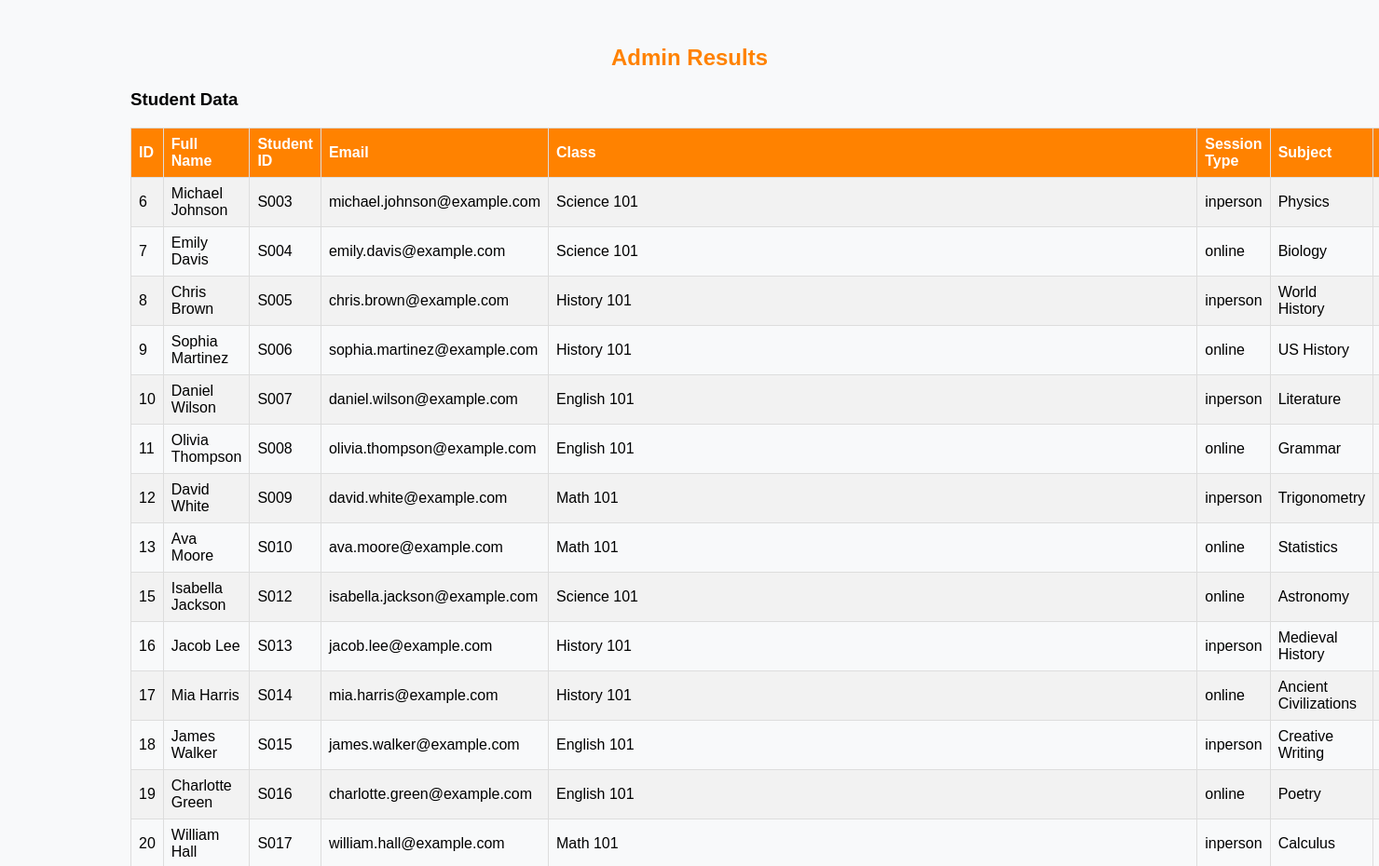
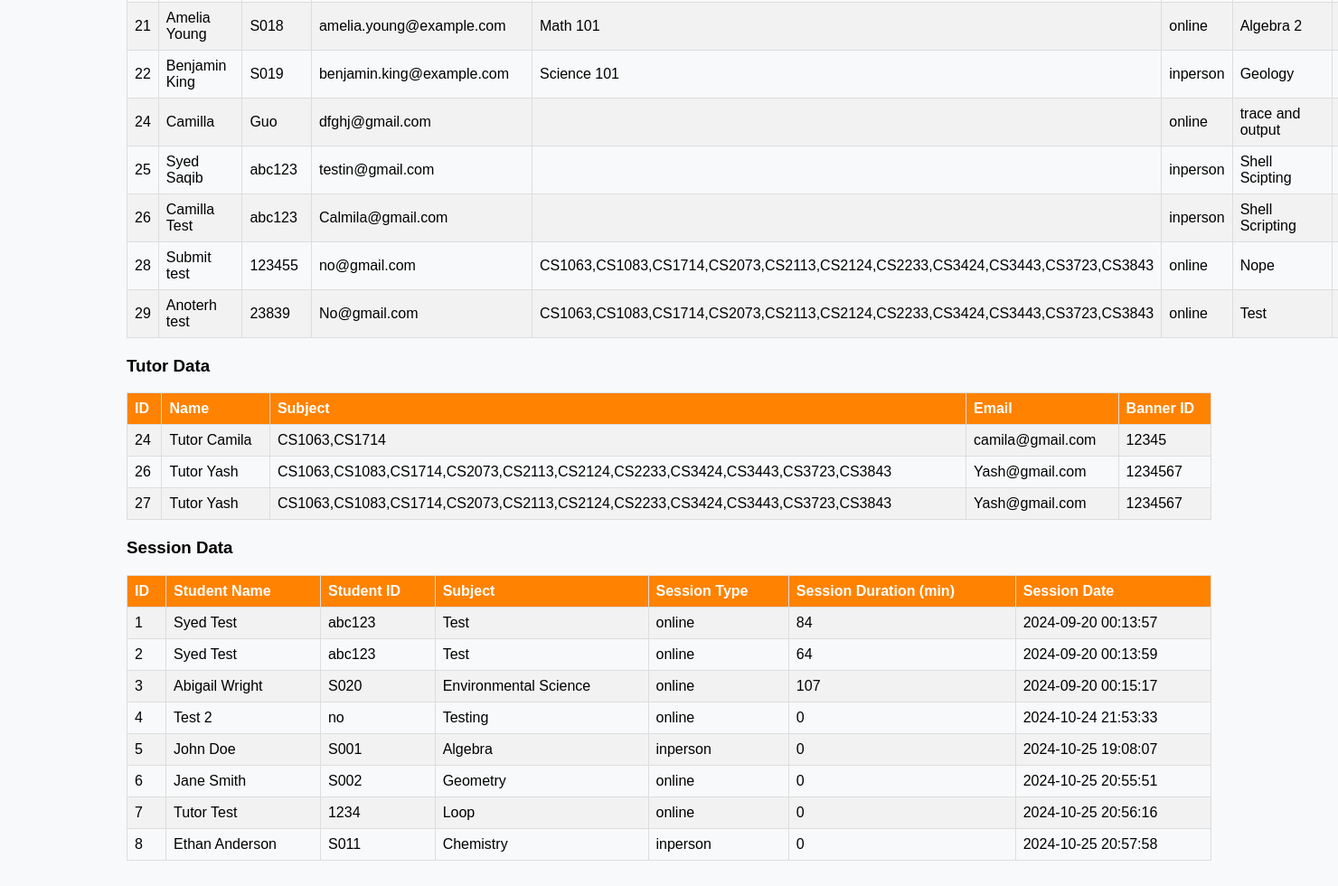
The app's page /results.php with its own data (2 pictures, top to bottom).
### tables this page shows
CREATE TABLE `students` (
  `id` int(11) NOT NULL,
  `full_name` varchar(255) NOT NULL,
  `student_id` varchar(50) NOT NULL,
  `email` varchar(255) NOT NULL,
  `class` varchar(100) NOT NULL,
  `session_type` varchar(20) NOT NULL,
  `subject` varchar(255) NOT NULL,
  `submission_time` timestamp NOT NULL DEFAULT current_timestamp(),
  `assigned_tutor` int(11) DEFAULT NULL
);

CREATE TABLE `tutors` (
  `id` int(11) NOT NULL,
  `tutor_name` varchar(255) NOT NULL,
  `subject` varchar(255) NOT NULL,
  `schedule` varchar(255) DEFAULT NULL,
  `active_sessions` int(11) DEFAULT 0,
  `email` varchar(255) NOT NULL,
  `banner_id` varchar(50) NOT NULL,
  `is_logged_in` tinyint(1) DEFAULT 0
);

CREATE TABLE `tutor_sessions` (
  `id` int(11) NOT NULL,
  `student_name` varchar(255) DEFAULT NULL,
  `student_id` varchar(50) DEFAULT NULL,
  `subject` varchar(255) DEFAULT NULL,
  `session_type` varchar(20) DEFAULT NULL,
  `session_duration` int(11) DEFAULT NULL,
  `session_date` timestamp NOT NULL DEFAULT current_timestamp()
);

### results.php (the view, shortened to what this page needs)
<?php
require 'db_connect.php';
$studentsQuery = "SELECT * FROM students";
$studentsStmt = $conn->prepare($studentsQuery);
$studentsStmt->execute();
$students = $studentsStmt->fetchAll(PDO::FETCH_ASSOC);
$tutorsQuery = "SELECT * FROM tutors";
$tutorsStmt = $conn->prepare($tutorsQuery);
$tutorsStmt->execute();
$tutors = $tutorsStmt->fetchAll(PDO::FETCH_ASSOC);
$sessionsQuery = "SELECT * FROM tutor_sessions";
$sessionsStmt = $conn->prepare($sessionsQuery);
$sessionsStmt->execute();
$sessions = $sessionsStmt->fetchAll(PDO::FETCH_ASSOC);
?>
<!DOCTYPE html>
<html lang="en">
<head>
</head>
<body>
<div class="container">
    <h2>Admin Results</h2>
    <h3>Student Data</h3>
    <table>
        <tr>
            <th>ID</th>
            <th>Full Name</th>
            <th>Student ID</th>
            <th>Email</th>
            <th>Class</th>
            <th>Session Type</th>
            <th>Subject</th>
            <th>Submission Time</th>
        </tr>
        <?php foreach ($students as $student): ?>
        <tr>
            <td><?php echo $student['id']; ?></td>
            <td><?php echo htmlspecialchars($student['full_name']); ?></td>
            <td><?php echo htmlspecialchars($student['student_id']); ?></td>
            <td><?php echo htmlspecialchars($student['email']); ?></td>
            <td><?php echo htmlspecialchars($student['class']); ?></td>
            <td><?php echo htmlspecialchars($student['session_type']); ?></td>
            <td><?php echo htmlspecialchars($student['subject']); ?></td>
            <td><?php echo $student['submission_time']; ?></td>
        </tr>
        <?php endforeach; ?>
    </table>
    <h3>Tutor Data</h3>
    <table>
        <tr>
            <th>ID</th>
            <th>Name</th>
            <th>Subject</th>
            <th>Email</th>
            <th>Banner ID</th>
        </tr>
        <?php foreach ($tutors as $tutor): ?>
        <tr>
            <td><?php echo $tutor['id']; ?></td>
            <td><?php echo htmlspecialchars($tutor['tutor_name']); ?></td>
            <td><?php echo htmlspecialchars($tutor['subject']); ?></td>
            <td><?php echo htmlspecialchars($tutor['email']); ?></td>
            <td><?php echo htmlspecialchars($tutor['banner_id']); ?></td>
        </tr>
        <?php endforeach; ?>
    </table>
    <h3>Session Data</h3>
    <table>
        <tr>
            <th>ID</th>
            <th>Student Name</th>
            <th>Student ID</th>
            <th>Subject</th>
            <th>Session Type</th>
            <th>Session Duration (min)</th>
            <th>Session Date</th>
        </tr>
        <?php foreach ($sessions as $session): ?>
        <tr>
            <td><?php echo $session['id']; ?></td>
            <td><?php echo htmlspecialchars($session['student_name']); ?></td>
            <td><?php echo htmlspecialchars($session['student_id']); ?></td>
            <td><?php echo htmlspecialchars($session['subject']); ?></td>
            <td><?php echo htmlspecialchars($session['session_type']); ?></td>
            <td><?php echo htmlspecialchars($session['session_duration']); ?></td>
            <td><?php echo $session['session_date']; ?></td>
        </tr>
        <?php endforeach; ?>
    </table>
</div>
</body>
</html>

### results.php (style rules this page uses)
body { font-family: Arial, sans-serif; background-color: #f8f9fa; padding: 20px; }
.container { max-width: 1200px; margin: 0 auto; }
h2 { text-align: center; color: #ff8200; margin-bottom: 20px; }
table { width: 100%; border-collapse: collapse; margin-bottom: 20px; }
table, th, td { border: 1px solid #ddd; padding: 8px; text-align: left; }
th { background-color: #ff8200; color: white; }
tr:nth-child(even) { background-color: #f2f2f2; }

### records on screen
students: id "6", full_name "Michael Johnson", student "S003", email "michael.johnson@example.com", class "Science 101", session_type "inperson", subject "Physics"
students: id "7", full_name "Emily Davis", student "S004", email "emily.davis@example.com", class "Science 101", session_type "online", subject "Biology"
students: id "8", full_name "Chris Brown", student "S005", email "chris.brown@example.com", class "History 101", session_type "inperson", subject "World History"
students: id "9", full_name "Sophia Martinez", student "S006", email "sophia.martinez@example.com", class "History 101", session_type "online", subject "US History"
students: id "10", full_name "Daniel Wilson", student "S007", email "daniel.wilson@example.com", class "English 101", session_type "inperson", subject "Literature"
students: id "11", full_name "Olivia Thompson", student "S008", email "olivia.thompson@example.com", class "English 101", session_type "online", subject "Grammar"
students: id "12", full_name "David White", student "S009", email "david.white@example.com", class "Math 101", session_type "inperson", subject "Trigonometry"
students: id "13", full_name "Ava Moore", student "S010", email "ava.moore@example.com", class "Math 101", session_type "online", subject "Statistics"
students: id "15", full_name "Isabella Jackson", student "S012", email "isabella.jackson@example.com", class "Science 101", session_type "online", subject "Astronomy"
students: id "16", full_name "Jacob Lee", student "S013", email "jacob.lee@example.com", class "History 101", session_type "inperson", subject "Medieval History"
students: id "17", full_name "Mia Harris", student "S014", email "mia.harris@example.com", class "History 101", session_type "online", subject "Ancient Civilizations"
students: id "18", full_name "James Walker", student "S015", email "james.walker@example.com", class "English 101", session_type "inperson", subject "Creative Writing"
students: id "19", full_name "Charlotte Green", student "S016", email "charlotte.green@example.com", class "English 101", session_type "online", subject "Poetry"
students: id "20", full_name "William Hall", student "S017", email "william.hall@example.com", class "Math 101", session_type "inperson", subject "Calculus"
students: id "21", full_name "Amelia Young", student "S018", email "amelia.young@example.com", class "Math 101", session_type "online", subject "Algebra 2"
students: id "22", full_name "Benjamin King", student "S019", email "benjamin.king@example.com", class "Science 101", session_type "inperson", subject "Geology"
students: id "24", full_name "Camilla", student "Guo", email "dfghj@gmail.com", session_type "online", subject "trace and output"
students: id "25", full_name "Syed Saqib", student "abc123", email "testin@gmail.com", session_type "inperson", subject "Shell Scipting"
students: id "26", full_name "Camilla Test", student "abc123", email "Calmila@gmail.com", session_type "inperson", subject "Shell Scripting"
students: id "28", full_name "Submit test", student "123455", email "no@gmail.com", class "CS1063,CS1083,CS1714,CS2073,CS2113,CS2124,CS2233,CS3424,CS3443,CS3723,CS3843", session_type "online", subject "Nope"
students: id "29", full_name "Anoterh test", student "23839", email "No@gmail.com", class "CS1063,CS1083,CS1714,CS2073,CS2113,CS2124,CS2233,CS3424,CS3443,CS3723,CS3843", session_type "online", subject "Test"
tutors: id "24", tutor_name "Tutor Camila", subject "CS1063,CS1714", email "camila@gmail.com", banner "12345"
tutors: id "26", tutor_name "Tutor Yash", subject "CS1063,CS1083,CS1714,CS2073,CS2113,CS2124,CS2233,CS3424,CS3443,CS3723,CS3843", email "Yash@gmail.com", banner "1234567"
tutors: id "27", tutor_name "Tutor Yash", subject "CS1063,CS1083,CS1714,CS2073,CS2113,CS2124,CS2233,CS3424,CS3443,CS3723,CS3843", email "Yash@gmail.com", banner "1234567"
tutor_sessions: id "1", student_name "Syed Test", student "abc123", subject "Test", session_type "online", session_duration "84", session_date "2024-09-20 00:13:57"
tutor_sessions: id "2", student_name "Syed Test", student "abc123", subject "Test", session_type "online", session_duration "64", session_date "2024-09-20 00:13:59"
tutor_sessions: id "3", student_name "Abigail Wright", student "S020", subject "Environmental Science", session_type "online", session_duration "107", session_date "2024-09-20 00:15:17"
tutor_sessions: id "4", student_name "Test 2", student "no", subject "Testing", session_type "online", session_duration "0", session_date "2024-10-24 21:53:33"
tutor_sessions: id "5", student_name "John Doe", student "S001", subject "Algebra", session_type "inperson", session_duration "0", session_date "2024-10-25 19:08:07"
tutor_sessions: id "6", student_name "Jane Smith", student "S002", subject "Geometry", session_type "online", session_duration "0", session_date "2024-10-25 20:55:51"
tutor_sessions: id "7", student_name "Tutor Test", student "1234", subject "Loop", session_type "online", session_duration "0", session_date "2024-10-25 20:56:16"
tutor_sessions: id "8", student_name "Ethan Anderson", student "S011", subject "Chemistry", session_type "inperson", session_duration "0", session_date "2024-10-25 20:57:58"
